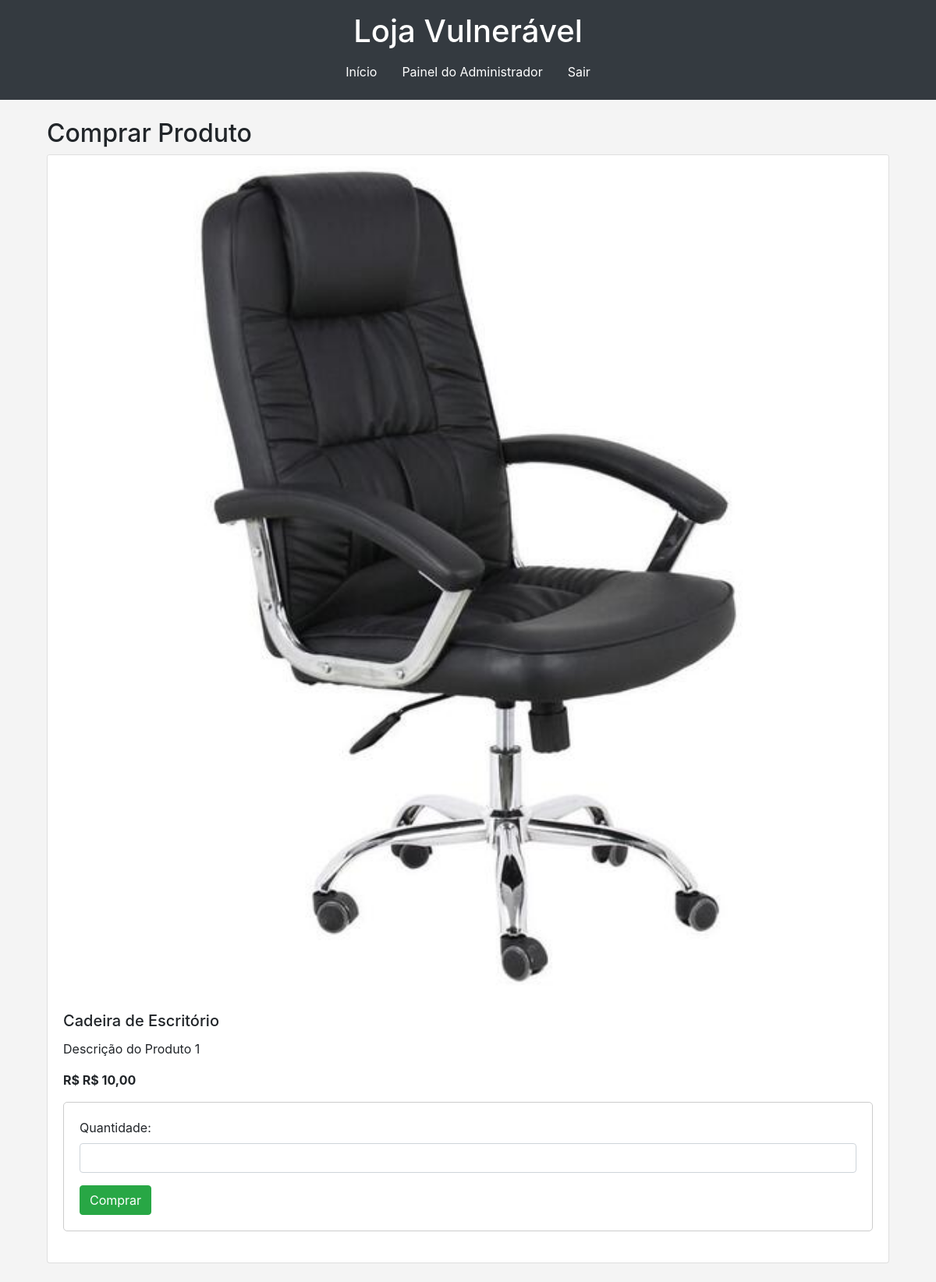
/compra/1 (signed in), run on the app's committed database.
### tables this page shows
CREATE TABLE produtos (
            id INTEGER PRIMARY KEY,
            nome TEXT,
            descricao TEXT,
            preco TEXT,
            imagem TEXT
        );

### app/views.py (the view, shortened to what this page needs)
@bp.route('/compra/<int:produto_id>', methods=['GET', 'POST'])
def compra(produto_id):
    if 'username' not in session:
        return redirect(url_for('auth.login', next=url_for('views.compra', produto_id=produto_id)))
    conn = sqlite3.connect('database.db')
    c = conn.cursor()
    c.execute('SELECT * FROM produtos WHERE id = ?', (produto_id,))
    produto = c.fetchone()
    conn.close()
    if not produto:
        return 'Produto não encontrado', 404
    return render_template('compra.html', produto=produto)

### templates/compra.html
{% extends "base.html" %}
{% block content %}
<div class="container">
    <h2>Comprar Produto</h2>
    <div class="card">
        <img src="{{ produto[4] }}" class="card-img-top" alt="{{ produto[1] }}">
        <div class="card-body">
            <h5 class="card-title">{{ produto[1] }}</h5>
            <p class="card-text">{{ produto[2] }}</p>
            <p class="card-text"><strong>R$ {{ produto[3] }}</strong></p>
            <form method="POST">
                <div class="form-group">
                    <label for="quantidade">Quantidade:</label>
                    <input type="number" id="quantidade" name="quantidade" class="form-control" required>
                </div>
                <button type="submit" class="btn btn-success">Comprar</button>
            </form>
        </div>
    </div>
</div>
{% endblock %}

### static/css/estilo.css (style rules this page uses)
body { background-color: #f4f4f4; }
form { background-color: white; padding: 20px; border: 1px solid #ccc; border-radius: 5px; margin-bottom: 20px; }

### data on the page
produtos: imagem (picture), nome "Cadeira de Escritório", descricao "Descrição do Produto 1", preco "R$ 10,00"
